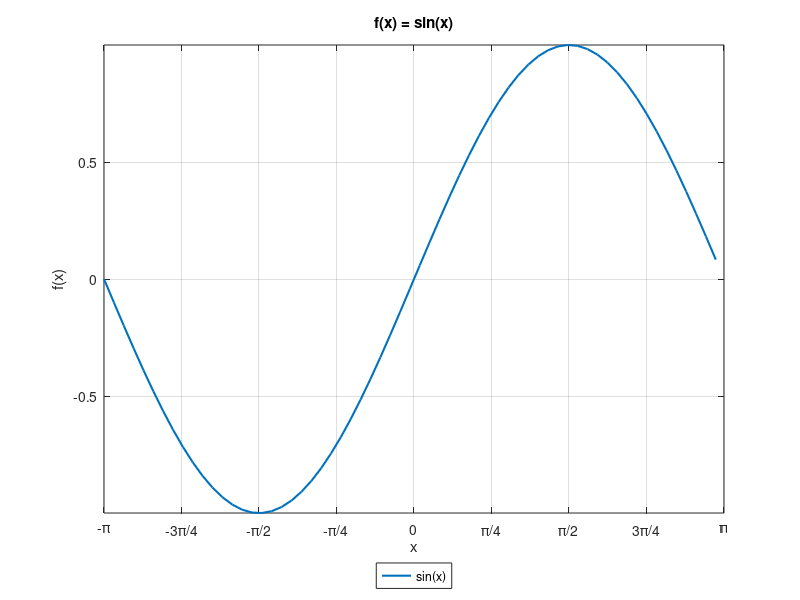
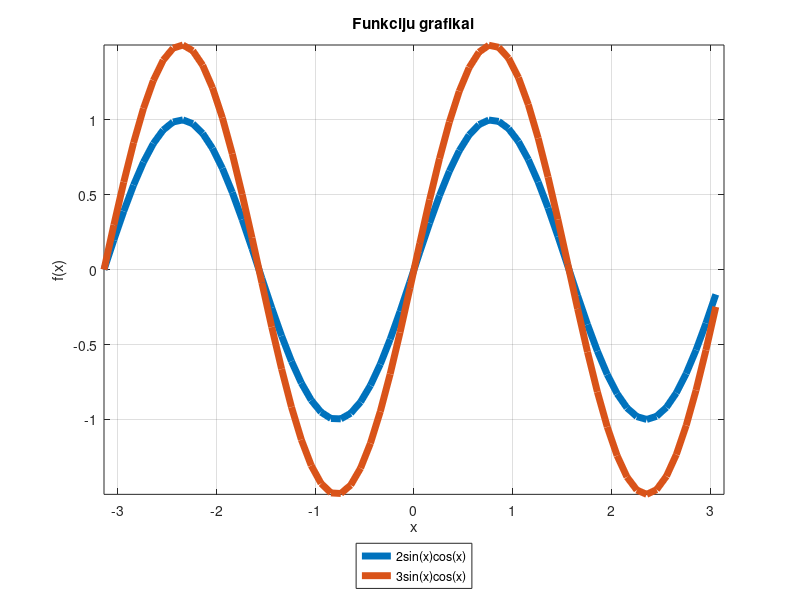
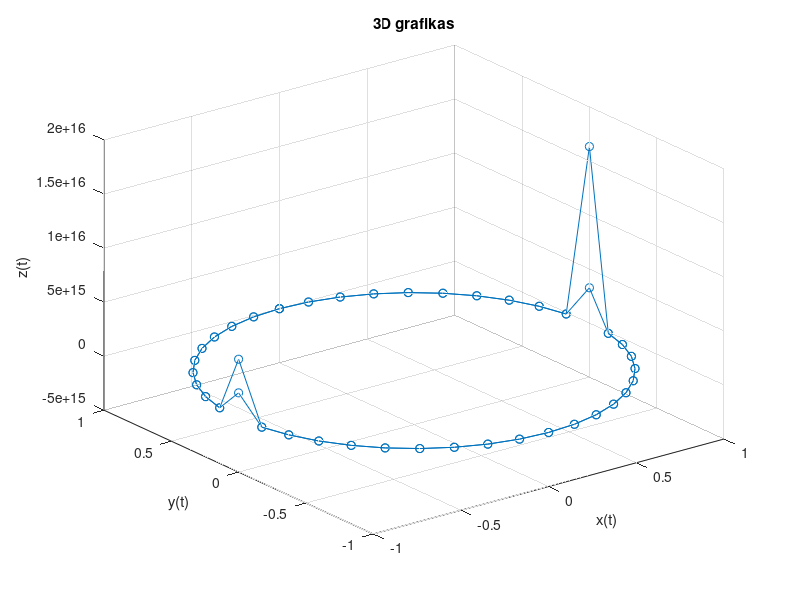
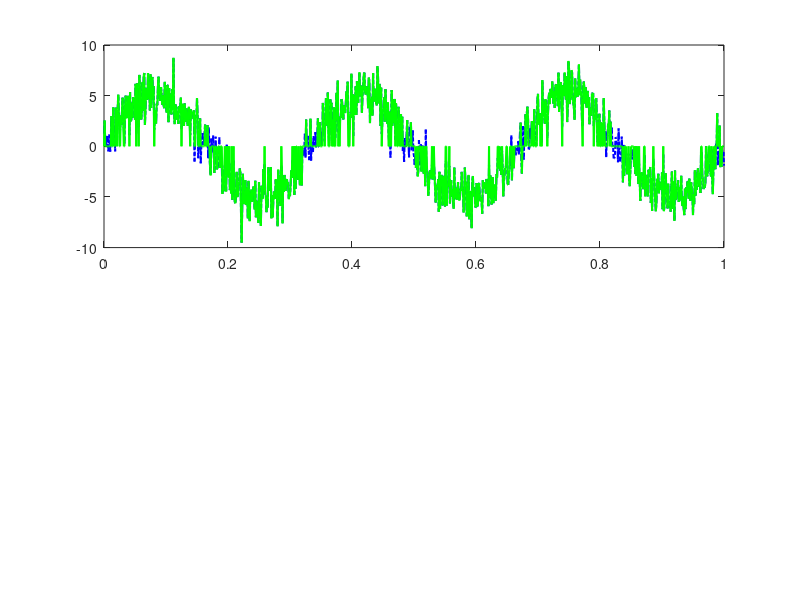

Write the MATLAB code that produced these figures, in order. (Note: this script raises an error after producing the figures.)
% a)
x = -pi : 0.1 : pi;
y = sin(x);

figure(1)

plot(x,y,'LineWidth',1.5)
grid on

xlabel('x')
ylabel('f(x)')
title('f(x) = sin(x)')

xlim([-pi pi])
ylim([min(y) max(y)])

xticks(-pi : pi/4 : pi)
xticklabels({'-\pi','-3\pi/4','-\pi/2','-\pi/4','0', ...
    '\pi/4','\pi/2','3\pi/4','\pi'})

legend('sin(x)','Location','southoutside')


% b)
y1 = 2*sin(x).*cos(x);
y2 = 3*sin(x).*cos(x);

figure(2)

plot(x,y1,'LineWidth',5)
hold on
plot(x,y2,'LineWidth',5)
hold off

grid on

xlabel('x')
ylabel('f(x)')
title('Funkciju grafikai')

xlim([-pi pi])
ylim([min([y1 y2]) max([y1 y2])])

legend('2sin(x)cos(x)','3sin(x)cos(x)', ...
    'Location','southoutside')


%% 2

t = 0 : pi/20 : 4*pi;

x3 = sin(t);
y3 = cos(t);
z3 = tan(t);

figure(3)

plot3(x3,y3,z3,'-o')

grid on

xlabel('x(t)')
ylabel('y(t)')
zlabel('z(t)')
title('3D grafikas')


%% Papildoma uzduotis

A = 5;
f = 3;
sigma = 1.5;
U1 = 3;
U2 = 2;

t = 0 : 0.001 : 1;

n = sigma * randn(size(t));

s = A * sin(2*pi*f*t) + n;

s_filtruotas = s;
s_filtruotas(abs(s_filtruotas) < U2) = 0;

virs_U1 = s > U1;

t_U1 = t(virs_U1);
s_U1 = s(virs_U1);


figure(4)

% a)
subplot(2,1,1)

plot(t,s,'b-.','LineWidth',1.5)
hold on

plot(t,s_filtruotas,'g-','LineWidth',1.5)

yline(U1,'r--','LineWidth',1.25)
yline(U2,'g--','LineWidth',1.25)
yline(-U2,'g--','LineWidth',1.25)

hold off

grid on

xlabel('Laikas, s','Color','b','FontSize',14)
ylabel('Itampa, V','Color','b','FontSize',14)
title('Pradinis ir filtruotas signalai')

legend('Pradinis signalas','Filtruotas signalas', ...
    'U1','U2','-U2','Location','southoutside')

xlim([min(t) max(t)])
ylim([min(s) max(s)])


% b)
subplot(2,1,2)

stem(t_U1,s_U1)
hold on

max_reiksme = max(s_U1);
min_reiksme = min(s_U1);

max_ind = s_U1 == max_reiksme;
min_ind = s_U1 == min_reiksme;

plot(t_U1(max_ind),s_U1(max_ind),'ro','MarkerSize',7)

plot(t_U1(min_ind),s_U1(min_ind),'rv', ...
    'MarkerSize',7,'MarkerFaceColor','r')

hold off

grid on

xlabel('Laikas, s','Color','b','FontSize',14)
ylabel('Itampa, V','Color','b','FontSize',14)
title('Signalo reiksmes virs U1')

legend('Reiksmes virs U1','Maksimali reiksme', ...
    'Minimali reiksme','Location','southoutside')

xlim([min(t) max(t)])
ylim([min(s_U1)-0.5 max(s_U1)+0.5])
